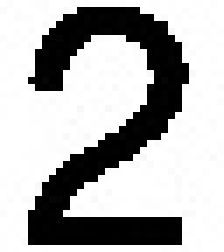
#> input picture data/characters/2.jpg, 32 x 36 px (shown 7 times larger)
$ python task1.py
#> lines starting #> are read from the running program, lines starting #| are printed output that depends on the picture; after the words box and inside, x2 and y2 are one past the last pixel; in counts of white or black regions, pixels touching at a corner belong together

        #  opencv-python   -   4.5.5.64


"""
Character Detection

The goal of this task is to implement an optical character recognition system consisting of Enrollment, Detection and Recognition sub tasks

Please complete all the functions that are labelled with '# TODO'. When implementing the functions,
comment the lines 'raise NotImplementedError' instead of deleting them.

Do NOT modify the code provided.
Please follow the guidelines mentioned in the project1.pdf
Do NOT import any library (function, module, etc.).
"""


import argparse
import json
import os
import glob
import cv2
import numpy as np


def read_image(img_path, show=False):
    """Reads an image into memory as a grayscale array.
    """
    img = cv2.imread(img_path, cv2.IMREAD_GRAYSCALE)

    if show:
        show_image(img)

    return img

def show_image(img, delay=1000):
    """Shows an image.
    """
    cv2.namedWindow('image', cv2.WINDOW_AUTOSIZE)
    cv2.imshow('image', img)
    cv2.waitKey(delay)
    cv2.destroyAllWindows()

def parse_args():
    parser = argparse.ArgumentParser(description="cse 473/573 project 1.")
    parser.add_argument(
        "--test_img", type=str, default="./data/test_img.jpg",
        help="path to the image used for character detection (do not change this arg)")
    parser.add_argument(
        "--character_folder_path", type=str, default="./data/characters",
        help="path to the characters folder")
    parser.add_argument(
        "--result_saving_directory", dest="rs_directory", type=str, default="./",
        help="directory to which results are saved (do not change this arg)")
    args = parser.parse_args()
    return args

def ocr(test_img, characters):
    """Step 1 : Enroll a set of characters. Also, you may store features in an intermediate file.
       Step 2 : Use connected component labeling to detect various characters in an test_img.
       Step 3 : Taking each of the character detected from previous step,
         and your features for each of the enrolled characters, you are required to a recognition or matching.

    Args:
        test_img : image that contains character to be detected.
        characters_list: list of characters along with name for each character.

    Returns:
    a nested list, where each element is a dictionary with {"bbox" : (x(int), y (int), w (int), h (int)), "name" : (string)},
        x: row that the character appears (starts from 0).
        y: column that the character appears (starts from 0).
        w: width of the detected character.
        h: height of the detected character.
        name: name of character provided or "UNKNOWN".
        Note : the order of detected characters should follow english text reading pattern, i.e.,
            list should start from top left, then move from left to right. After finishing the first line, go to the next line and continue.

    """
    # TODO Add your code here. Do not modify the return and input arguments

    features = enrollment(characters)

    img = test_img.copy()
    labels = detection(img)

    output = recognition(test_img,features,labels)

    return output


    # raise NotImplementedError

def enrollment(characters):
    """ Args:
        You are free to decide the input arguments.
    Returns:
    You are free to decide the return.
    """
    # TODO: Step 1 : Your Enrollment code should go here.

    sift = cv2.SIFT_create()
    features = {}
    for i in range(len(characters)):
        kp, des = sift.detectAndCompute(characters[i][1],None)
        features[characters[i][0]] = des
    return features

    # raise NotImplementedError

def detection(test_img):
    """
    Use connected component labeling to detect various characters in an test_img.
    Args:
        You are free to decide the input arguments.
    Returns:
    You are free to decide the return.
    """
    # TODO: Step 2 : Your Detection code should go here.

    img_h = len(test_img)
    img_w = len(test_img[0])
    threshold = 150
    # print(np.average(test_img))
    for u,el in enumerate(test_img):
        for v,ele in enumerate(el):
            if ele<threshold:
                test_img[u][v] = 1
            else:
                test_img[u][v] = 0

    temp_lbl = test_img.tolist()
    label_val = 1
    labels = {}

    for i in range(img_h):
        for j in range(img_w):
            if temp_lbl[i][j] > 0:
                if temp_lbl[i - 1][j - 1]==0 and temp_lbl[i][j - 1]==0 and temp_lbl[i - 1][j]==0 and temp_lbl[i - 1][j + 1]==0:
                    temp_lbl[i][j] = label_val
                    labels[label_val] = [label_val]
                    label_val += 1
                else:
                    nbr_label = [temp_lbl[i][j - 1], temp_lbl[i - 1][j - 1], temp_lbl[i - 1][j], temp_lbl[i - 1][j + 1]]
                    nbr_label = [int(x) for x in nbr_label if x > 0]
                    min_label = min(nbr_label)
                    temp_lbl[i][j] = min_label

                    if min_label not in labels:
                        for x in labels:
                            if min_label in labels[x]:
                                min_label = x
                    for x in nbr_label:
                        if x not in labels[min_label]:
                            labels[min_label].append(x)
                            if x in labels:
                                for y in labels[x]:
                                    if y not in labels[min_label]:
                                        labels[min_label].append(y)
                                del labels[x]

    cnt = 1
    final_label={}
    for x in labels:
        final_label[cnt] = labels[x]
        cnt+=1
    for i in range(img_h):
        for j in range(img_w):
            if temp_lbl[i][j]>0:
                for x in final_label:
                        if temp_lbl[i][j] in final_label[x]:
                            temp_lbl[i][j] = x
            # test_img[i][j] = temp_lbl[i][j]

    for x in final_label:
        final_label[x]=[img_h,img_w,0,0]

    for i in range(img_h):
        for j in range(img_w):
            if temp_lbl[i][j]>0:
                if i < final_label[temp_lbl[i][j]][0]:
                    final_label[temp_lbl[i][j]][0] = i
                if i > final_label[temp_lbl[i][j]][2]:
                    final_label[temp_lbl[i][j]][2] = i
                if j < final_label[temp_lbl[i][j]][1]:
                    final_label[temp_lbl[i][j]][1] = j
                if j > final_label[temp_lbl[i][j]][3]:
                    final_label[temp_lbl[i][j]][3] = j

    for lbl in final_label:
        x = final_label[lbl][1]
        y = final_label[lbl][0]
        h = final_label[lbl][2] - final_label[lbl][0] +1
        w = final_label[lbl][3] - final_label[lbl][1] +1
        final_label[lbl] = [x,y,w,h]

    return final_label

    # raise NotImplementedError

def recognition(test_img,features,labels):
    """
    Args:
        You are free to decide the input arguments.
    Returns:
    You are free to decide the return.
    """
    # TODO: Step 3 : Your Recognition code should go here.

    sift = cv2.SIFT_create()
    output_list=[]
    for x in labels:
        clas = {"bbox":labels[x],"name":"UNKNOWN"}
        kp, des = sift.detectAndCompute(test_img[labels[x][1]-3:labels[x][1]+labels[x][3]+3,labels[x][0]-3:labels[x][0]+labels[x][2]+3],None)
        for ft in features:
            match_cnt = 0
            if des is not None and features[ft] is not None:
                for i in range(len(features[ft])):
                    for j in range(len(des)):
                        ssd = np.sum(np.square(np.subtract(features[ft][i],des[j])))
                        if ssd < 100000:
                            match_cnt+=1
            if match_cnt > 4:
                clas["name"] = ft
            if des is not None and labels[x][2]<=6 and labels[x][3]<=6:
                clas["name"] = 'dot'
        output_list.append(clas)
    return output_list

    # raise NotImplementedError


def save_results(coordinates, rs_directory):
    """
    Donot modify this code
    """
    results = coordinates
    with open(os.path.join(rs_directory, 'results.json'), "w") as file:
        json.dump(results, file)


def main():
    args = parse_args()

    characters = []

    all_character_imgs = glob.glob(args.character_folder_path+ "/*")

    for each_character in all_character_imgs :
        character_name = "{}".format(os.path.split(each_character)[-1].split('.')[0])
        characters.append([character_name, read_image(each_character, show=False)])
#> in read_image, img is the input picture: shape (36, 32); min 0, max 255, mean 178.5

    test_img = read_image(args.test_img)
#> call 4 of read_image, with img_path = './data/test_img.jpg', show = False
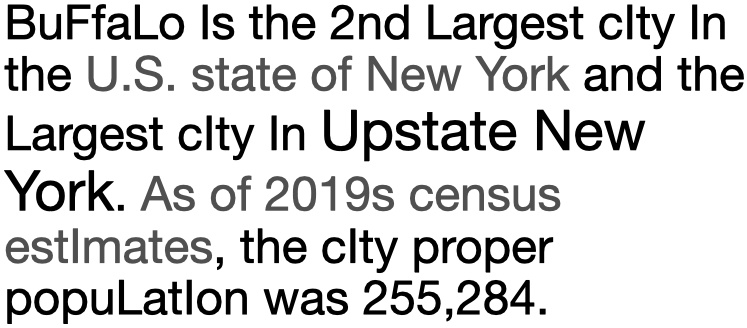
#> input picture data/test_img.jpg, 747 x 328 px
#> in read_image, img is the input picture: shape (328, 747); min 0, max 255, mean 214

    results = ocr(test_img, characters)
#> the loop in enrollment, `for i in range(len(characters)):` made 3 passes
#> after the loop in enrollment, `for i in range(len(characters)):`: features = 3 items
#> in detection, `img_h = len(test_img)`: img_h = 328
#> in detection, `img_w = len(test_img[0])`: img_w = 747
#> after the loop in detection, `for u,el in enumerate(test_img):`:
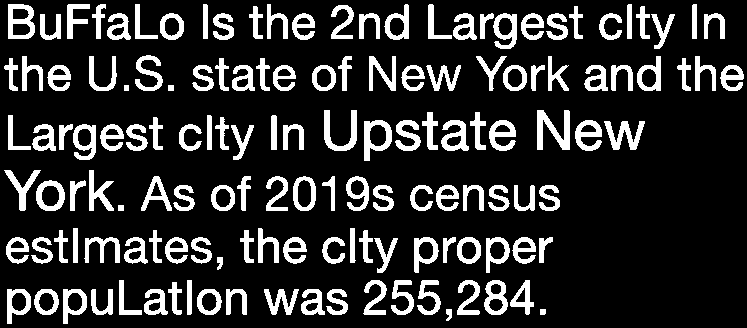
#> test_img: shape (328, 747); values 0 (black) and 1 (white), 17.8% white; 142 white regions, largest, box (x1, y1, x2, y2) and area: (537, 110, 570, 150) 697, (324, 110, 357, 151) 562, (604, 121, 645, 150) 558
#> in detection, `temp_lbl = test_img.tolist()`: temp_lbl = 328 items
#> after the loop in detection, `for i in range(img_h):`: label_val = 472; labels = 142 items
#> the loop in detection, `for x in labels:` made 142 passes
#> x on passes 11 to 22: 12, 13, 15, 16, 17, 18, 19, 21, 22, 24, 25, 26
#> after the loop in detection, `for x in labels:`: cnt = 143; final_label = 142 items
#> the loop in detection, `for x in final_label:` made 142 passes
#> the loop in detection, `for lbl in final_label:` made 142 passes
#> (x, y, h, w) on passes 1 to 12: (8, 4, 35, 27), (67, 4, 35, 23), (92, 4, 35, 14), (135, 4, 35, 23), (203, 4, 35, 5), (267, 4, 35, 21), (384, 4, 36, 25), (428, 4, 35, 24), (627, 4, 35, 5), (692, 4, 35, 5), (331, 5, 34, 23), (249, 6, 33, 14)
#> the loop in recognition, `for x in labels:` made 142 passes
#> results = 142 items

    save_results(results, args.rs_directory)


if __name__ == "__main__":
    main()
